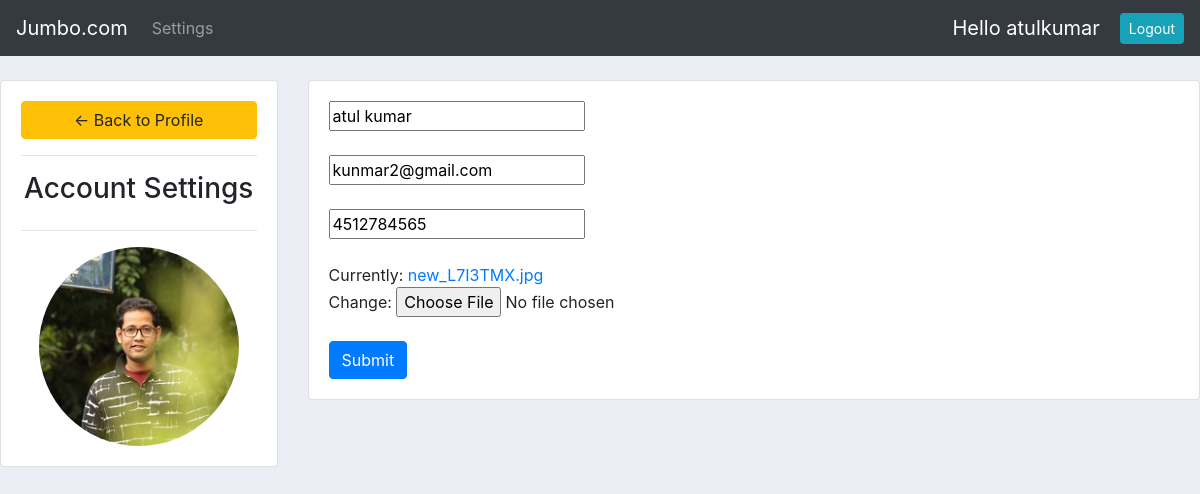
Page /account_setting/ (signed in) on the committed database.
### accounts/models.py (models this page shows, shortened)
class Customer(models.Model):
	user=models.OneToOneField(User,null=True,on_delete=models.CASCADE)
	name=models.CharField(max_length=30,null=True)
	email=models.CharField(max_length=30,null=True)
	phone=models.CharField(max_length=30,null=True)
	date=models.DateTimeField(auto_now_add=True,null=True)
	image=models.ImageField(default='cart2.jpeg',null=True)

### accounts/decorators.py (the view)
		def wrapper_func(request,*args,**kwargs):
			group=None
			if request.user.groups.exists():
				group=request.user.groups.all()[0].name
			if group in allow:
				return view_func(request,*args,**kwargs)
			else:
				return HttpResponse("you did not have permision to access this page")

### accounts/forms.py
class AccountForm(ModelForm):
	class Meta:
		model=Customer
		fields="__all__"
		exclude=['user']

### accounts/views.py (called while the page is built)
@allow_user(allow=['customer'])
def account_setting(request):
	customer=request.user.customer
	form=AccountForm(instance=customer)
	if request.method == 'POST':
		form=AccountForm(request.POST,request.FILES,instance=customer)
		form.save()
	context={
	'form':form
	}
	return render(request,'account_setting.html',context)

### accounts/templates/account_setting.html (shortened to what this page needs)
{%  extends 'base.html' %}
{% load static %}
{% block content %}
<br>
<div class="row">
	<div class="col-md-3">
		<div class="card card-body">
			<a class="btn btn-warning" href="{% url 'home' %}"> &#8592; Back to Profile</a>
			<hr>
			<h3 style="text-align: center">Account Settings</h3>
			<hr>
			<img class="profile-pic" src="{{request.user.customer.image.url}}" >
		</div>
	</div>
	<div class="col-md-9">
		<div class="card card-body">
			<form method="POST" action="" enctype="multipart/form-data">   {% csrf_token %}
				{% for form in form %}
				{{form}}
				<br>
				<br>
				{% endfor %}
			<input class="btn btn-primary" type="submit" name="Update Information">
			</form>
		</div>
	</div>
</div>
{% endblock %}

### accounts/templates/navbar.html (shortened to what this page needs)
<nav class="navbar navbar-expand-lg navbar-dark bg-dark">
  <a class="navbar-brand" href="#">Jumbo.com</a>
  <div class="collapse navbar-collapse" id="navbarNavAltMarkup">
    <div class="navbar-nav">
     {% if request.user.is_staff %}
      <a class="nav-item nav-link active" href="#">Dashboard</a>
      <a class="nav-item nav-link" href="#">Products</a>
      {% else %}
      <a class="nav-item nav-link" href="{% url 'account_setting' %}">Settings</a>
      {% endif %}
    </div>
  </div>
  <span id="logout">Hello {{request.user}}</span>
  <span><a class="btn btn-sm btn-info" href="{% url 'logout' %}">Logout</a></span>
</nav>

### static/css/style.css (style rules this page uses)
body { background-color: #ebeff5; }

### accounts/templates/navbar.html (style rules this page uses)
#logout { font-size: 20px; margin-right: 20px; color:#fff; }

### accounts/templates/account_setting.html (style rules this page uses)
.profile-pic { max-width: 200px; max-height:200px; margin: 0 auto; border-radius: 50%; }

### rows in the picture
Customer: form "atul kumar" "kunmar2@gmail.com" "4512784565"

### other values in the picture
{{ request.user }} "atulkumar"
